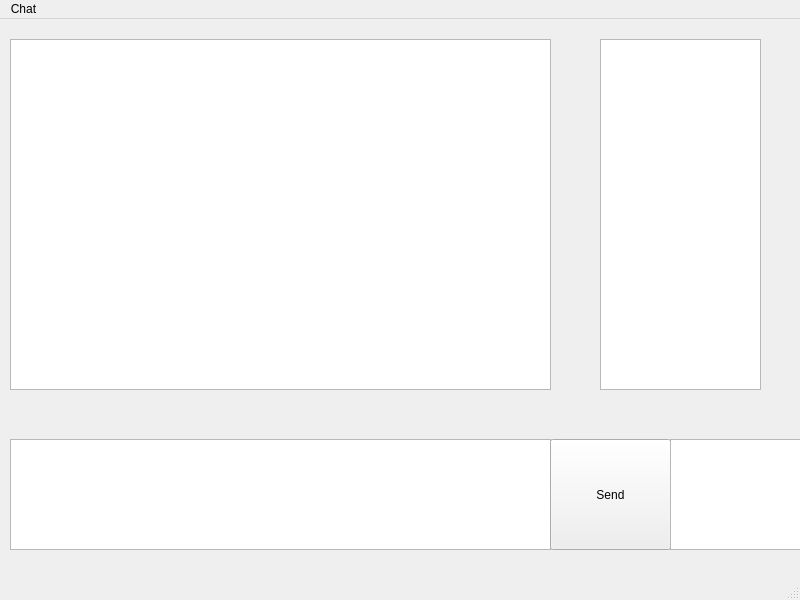
<?xml version="1.0" encoding="UTF-8"?>
<ui version="4.0">
 <class>MainWindow</class>
 <widget class="QMainWindow" name="MainWindow">
  <property name="geometry">
   <rect>
    <x>0</x>
    <y>0</y>
    <width>800</width>
    <height>600</height>
   </rect>
  </property>
  <property name="windowTitle">
   <string>MainWindow</string>
  </property>
  <widget class="QWidget" name="centralwidget">
   <widget class="QTextEdit" name="textEdit">
    <property name="geometry">
     <rect>
      <x>10</x>
      <y>420</y>
      <width>541</width>
      <height>111</height>
     </rect>
    </property>
    <property name="html">
     <string>&lt;!DOCTYPE HTML PUBLIC &quot;-//W3C//DTD HTML 4.0//EN&quot; &quot;http://www.w3.org/TR/REC-html40/strict.dtd&quot;&gt;
&lt;html&gt;&lt;head&gt;&lt;meta name=&quot;qrichtext&quot; content=&quot;1&quot; /&gt;&lt;style type=&quot;text/css&quot;&gt;
p, li { white-space: pre-wrap; }
&lt;/style&gt;&lt;/head&gt;&lt;body style=&quot; font-family:'Ubuntu'; font-size:11pt; font-weight:400; font-style:normal;&quot;&gt;
&lt;p style=&quot;-qt-paragraph-type:empty; margin-top:0px; margin-bottom:0px; margin-left:0px; margin-right:0px; -qt-block-indent:0; text-indent:0px;&quot;&gt;&lt;br /&gt;&lt;/p&gt;&lt;/body&gt;&lt;/html&gt;</string>
    </property>
   </widget>
   <widget class="QPushButton" name="pushButton">
    <property name="geometry">
     <rect>
      <x>550</x>
      <y>420</y>
      <width>121</width>
      <height>111</height>
     </rect>
    </property>
    <property name="text">
     <string>Send</string>
    </property>
   </widget>
   <widget class="QTextEdit" name="textEdit_2">
    <property name="geometry">
     <rect>
      <x>10</x>
      <y>20</y>
      <width>541</width>
      <height>351</height>
     </rect>
    </property>
   </widget>
   <widget class="QTextEdit" name="textEdit_3">
    <property name="geometry">
     <rect>
      <x>600</x>
      <y>20</y>
      <width>161</width>
      <height>351</height>
     </rect>
    </property>
   </widget>
   <widget class="QTextEdit" name="textEdit_4">
    <property name="geometry">
     <rect>
      <x>670</x>
      <y>420</y>
      <width>131</width>
      <height>111</height>
     </rect>
    </property>
   </widget>
  </widget>
  <widget class="QMenuBar" name="menubar">
   <property name="geometry">
    <rect>
     <x>0</x>
     <y>0</y>
     <width>800</width>
     <height>22</height>
    </rect>
   </property>
   <widget class="QMenu" name="menuChat">
    <property name="title">
     <string>Chat</string>
    </property>
   </widget>
   <addaction name="menuChat"/>
  </widget>
  <widget class="QStatusBar" name="statusbar"/>
 </widget>
 <resources/>
 <connections/>
</ui>
